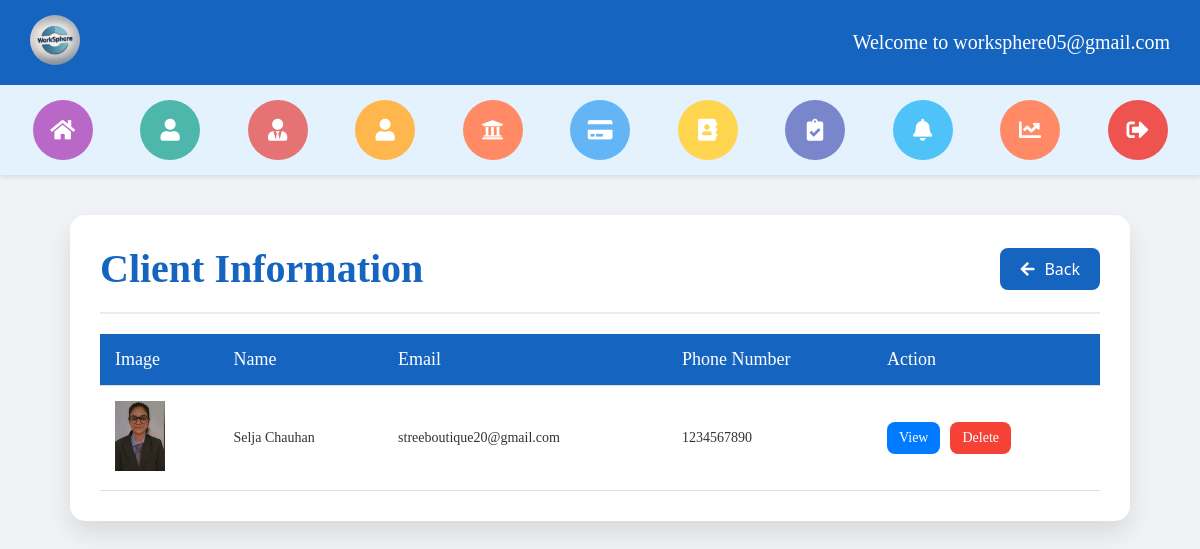
The app's page /administrator/admin_client/ (signed in), older data.
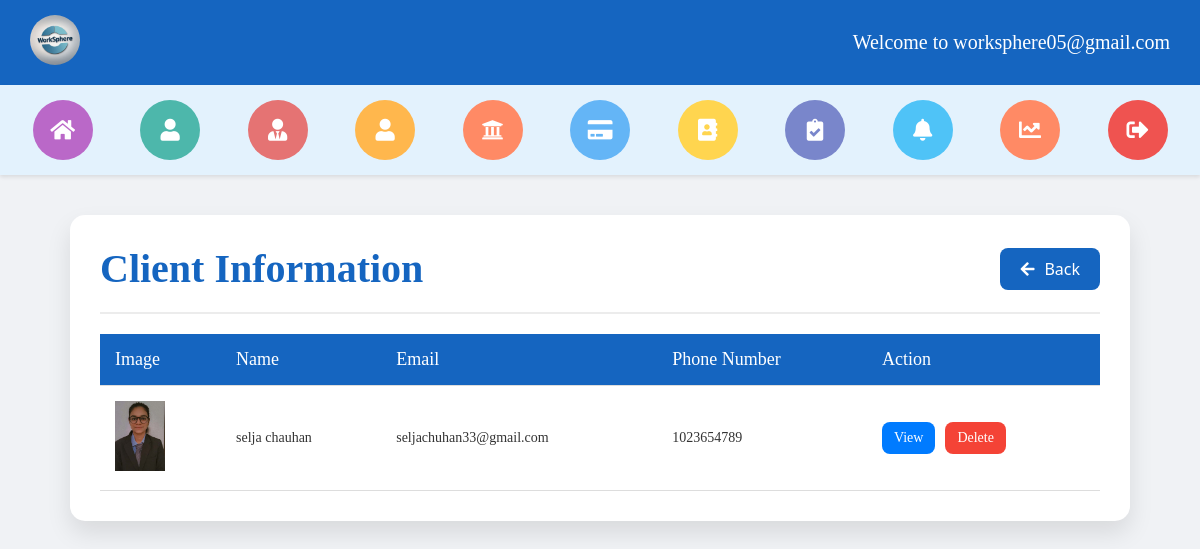
The same page, newer data.
### client/models.py (models this page shows, shortened)
class ClientRegisterLogin(models.Model):
    profile_photo = models.ImageField(upload_to='profile_photos/')
    first_name = models.CharField(max_length=30)
    last_name = models.CharField(max_length=30)
    username = models.CharField(max_length=30, unique=True)
    email = models.EmailField(unique=True)
    password = models.CharField(max_length=100)
    phone_no = models.CharField(max_length=15)
    company = models.CharField(max_length=100)
    location = models.CharField(max_length=100, null=True)
    bio = models.TextField(null=True, max_length=1000)

### administrator/views.py (the view)
# urls.py: path('admin_client/', views.admin_client, name='admin_client'),
def admin_client(request):
    if not request.session.get('admin'):
        return render('admin_login')
    client = ClientRegisterLogin.objects.all()
    admin_email = request.session.get('admin')
    context ={
        'clients' : client,
        'admin_email' : admin_email,
    }
    return render(request, 'admin_client.html', context)

### administrator/templates/admin_client.html (shortened to what this page needs)
{% extends 'admin_header_2.html' %}
{% block content %}
<!DOCTYPE html>
<html lang="en">
<head>
  <link rel="stylesheet" href="https://cdnjs.cloudflare.com/ajax/libs/font-awesome/5.15.4/css/all.min.css">
</head>
<body>
  <div class="client-container">
    <div class="client-header">
      <h2>Client Information</h2>
      <a href="{% url 'admin_dashboard' %}" class="back-button"><i class="fas fa-arrow-left"></i>Back</a>
    </div>
    <table class="client-table">
      <thead>
        <tr>
          <th>Image</th>
          <th>Name</th>
          <th>Email</th>
          <th>Phone Number</th>
          <th>Action</th>
        </tr>
      </thead>
      <tbody>
        {% if clients %}
            {% for client in clients %}
            <tr>
              <td><img src="{{ client.profile_photo.url }}" alt="Client Photo" width="50"></td>
              <td>{{ client.first_name }} {{ client.last_name }}</td>
              <td>{{ client.email }}</td>
              <td>{{ client.phone_no }}</td>
              <td>
                <div class="action-buttons">
                  <button class="view-button" onclick="viewClient({{ client.id }}, '{{ client.profile_photo.url }}', '{{ client.first_name }} {{ client.last_name }}', '{{ client.username }}', '{{ client.email }}', '{{ client.phone_no }}', '{{ client.company }}', '{{ client.location }}', '{{ client.bio }}')">View</button>
                  <form method="post" action="{% url 'admin_delete_client' client.id %}">
                    <button type="submit" class="delete-button">Delete</button>
                  </form>
                </div>
              </td>
            </tr>
            {% endfor %}
        {% else %}
            <tr>
                <td colspan="5" style="text-align: center; font-size: 18px; font-family: Verdana; color: #666; padding: 20px;">
                    No client information available.
                </td>
            </tr>
        {% endif %}
    </tbody>
    </table>
  </div>
</body>
</html>
{% endblock %}

### administrator/templates/admin_header_2.html (shortened to what this page needs)
{% if request.session.admin and request.session.role == 'ADMIN' %}
<!DOCTYPE html>
<html lang="en">
<head>
  <link rel="stylesheet" href="https://cdnjs.cloudflare.com/ajax/libs/font-awesome/6.0.0-beta3/css/all.min.css">
</head>
<body>
  <header class="header">
    <div class="logo">
      <img src="/media/logo/logo.jpg" alt="Loader Image" style="border-radius:80%;">
    </div>
    <div class="welcome-text">Welcome to {{ request.session.admin }}</div>
  </header>
  <div class="icon-header">
    <div class="icon icon-client" data-tooltip="Dashboard">
      <a href="{% url 'admin_dashboard' %}">
        <i class="fas fa-home"></i>
      </a>
    </div>
    <div class="icon icon-profile" data-tooltip="Admin">
      <a href="{% url 'admin_profile' %}">
        <i class="fas fa-user"></i>
      </a>
    </div>
    <div class="icon icon-post" data-tooltip="Client Info">
      <a href="{% url 'admin_client' %}">
        <i class="fas fa-user-tie"></i>
      </a>
    </div>
    <div class="icon icon-list" data-tooltip="Freelancer Info">
      <a href="{% url 'admin_freelancer' %}">
        <i class="fas fa-user"></i>
      </a>
    </div>
    <div class="icon icon-services" data-tooltip="Freelancer Bank Info">
      <a href="{% url 'admin_freelancer_bank_details' %}">
        <i class="fas fa-bank"></i>
      </a>
    </div>
    <div class="icon icon-received" data-tooltip="Payment Info">
      <a href="{% url 'admin_payment' %}">
        <i class="fas fa-credit-card"></i>
      </a>
    </div>
    <div class="icon icon-contact" data-tooltip="Contact Info">
      <a href="{% url 'admin_contact' %}">
        <i class="fas fa-address-book"></i>
      </a>
    </div>
    <div class="icon icon-submitted" data-tooltip="Project Info">
      <a href="{% url 'admin_project' %}">
        <i class="fas fa-clipboard-check"></i>
      </a>
    </div>
    <div class="icon icon-notification" data-tooltip="Notifications">
      <a href="{% url 'admin_notification' %}">
        <i class="fas fa-bell"></i>
      </a>
    </div>
    <div class="icon icon-services" data-tooltip="Reports">
      <a href="{% url 'generate_report' %}">
        <i class="fas fa-chart-line"></i>
      </a>
    </div>
    <div class="icon icon-logout" data-tooltip="Logout">
      <a href="{% url 'admin_logout' %}">
        <i class="fas fa-sign-out-alt"></i>
      </a>
    </div>
  </div>
  <main class="main">
    {% block content %}{% endblock %}
  </main>
</body>
</html>
{% else %}
<script>
  window.location = "{% url 'admin_login' %}"
</script>
{% endif %}

### administrator/templates/admin_header_2.html (style rules this page uses)
body { margin: 0; font-family: 'Segoe UI', Tahoma, Geneva, Verdana, sans-serif; background-color: #f4f4f4; }
.logo img { height: 50px; transition: transform 0.3s ease; }
.header { display: flex; justify-content: space-between; align-items: center; background-color: #1565c0; color: white; padding: 15px 30px; box-shadow: 0 2px 4px rgba(0, 0, 0, 0.1); }
.header .welcome-text { font-size: 20px; font-family: Candara; }
.header .logo img { width: 50px; height: auto; }
.icon-header { background-color: #e3f2fd; display: flex; align-items: center; justify-content: center; padding: 10px; gap: 20px; box-shadow: 0 2px 4px rgba(0, 0, 0, 0.1); }
.icon-header .icon { display: flex; flex-direction: column; align-items: center; justify-content: center; width: 50px; height: 50px; border-radius: 50%; color: white; font-size: 20px; font-family: verdana; cursor: pointer; position: relative; }
.icon a { display: flex; align-items: center; justify-content: center; width: 100%; height: 100%; color: inherit; text-decoration: none; }
.icon a i { font-size: inherit; }
.icon-post { background-color: #e57373; color: white; }
.icon-list { background-color: #ffb74d; color: white; }
.icon-received { background-color: #64b5f6; color: white; }
.icon-client { background-color: #ba68c8; color: white; }
.icon-contact { background-color: #ffd54f; color: white; }
.icon-logout { background-color: #ef5350; color: white; }
.icon-submitted { background-color: #7986cb; color: white; }
.icon-services { background-color: #ff8a65; color: white; }
.icon-notification { background-color: #4fc3f7; color: white; }
.icon-profile { background-color: #4db7ab; color: white; }
@media (min-width: 1024px) { .icon-header { justify-content: space-evenly; padding: 15px; gap: 30px; } }
@media (min-width: 1024px) { .icon-header .icon { width: 60px; height: 60px; font-size: 22px; } }

### administrator/templates/admin_client.html (style rules this page uses)
body { margin: 0; background-color: #f0f2f5; color: #333; }
.client-container { max-width: 1000px; background: #fff; margin: 40px auto; border-radius: 15px; box-shadow: 0 12px 24px rgba(0, 0, 0, 0.1); overflow: hidden; padding: 30px; }
.client-header { display: flex; justify-content: space-between; align-items: center; border-bottom: 2px solid #ececec; padding-bottom: 20px; margin-bottom: 20px; }
.client-header h2 { font-size: 40px; font-family: Candara; color: #1565c0; font-weight: 600; margin: 0; }
.back-button { display: flex; align-items: center; padding: 10px 20px; background-color: #1565c0; color: white; border: none; border-radius: 8px; cursor: pointer; font-size: 16px; text-decoration: none; transition: background-color 0.3s ease, transform 0.3s ease; }
.back-button i { margin-right: 10px; }
.client-table { width: 100%; border-collapse: collapse; margin-top: 20px; }
.client-table th, .client-table td { padding: 15px; text-align: left; border-bottom: 1px solid #ddd; font-family: Verdana; font-size: 14px; }
.client-table th { background-color: #1565c0; font-weight: 500; color: white; font-family: Candara; font-size: 18px; }
.action-buttons { display: flex; gap: 10px; }
.view-button, .delete-button { padding: 8px 12px; border: none; border-radius: 8px; cursor: pointer; font-size: 14px; font-family: verdana; transition: background-color 0.3s ease, transform 0.3s ease; }
.view-button { background-color: #007bff; color: white; }
.delete-button { background-color: #f44336; color: white; }

Row changes from the older to the newer data that the page shows:
removed ClientRegisterLogin: profile_photo (picture), first_name "Selja", last_name "Chauhan", email "streeboutique20@gmail.com", phone_no "1234567890"
added ClientRegisterLogin: profile_photo (picture), first_name "selja", last_name "chauhan", email "seljachuhan33@gmail.com", phone_no "1023654789"
